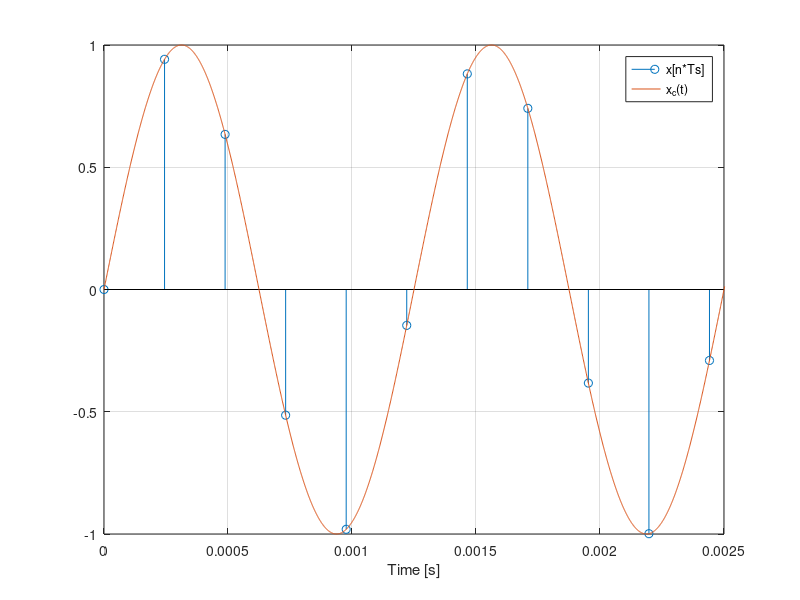

The MATLAB source for this figure:
figure('NumberTitle', 'off', 'Name', 'Assignment 8: Sampling a sinusoidal signal');
f=800; A = 1; phi = 0; fs = 4096;
N = 5000*1/f*fs; %%100 periods
n = 0:(N-1);
theta = 2*pi*(f/fs);
x = A*sin(theta.*n+phi);
stem(1/fs.*n,x);
hold on;
t = 0:0.000001:10;
plot(t,A*sin(2*pi*f.*t+phi));
xlim([0 1/f*2]);
legend('x[n*Ts]', 'x_c(t)');
xlabel('Time [s]');
grid on;
sound(x,fs);